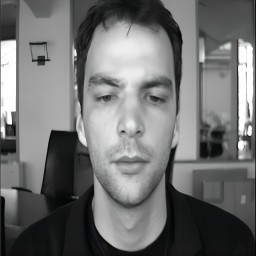
#> input picture Image Processing/charter 3/BioID_0000.jpg, 256 x 256 px
$ python test4-318.py
#> lines starting #> are read from the running program, lines starting #| are printed output that depends on the picture; after the words box and inside, x2 and y2 are one past the last pixel; in counts of white or black regions, pixels touching at a corner belong together
import cv2 as cv
import matplotlib.pyplot as plt

# 灰度增强变换

def liner_gray(a,b,img):
    for i in range(a):
        for j in range(b):
            r = int(img[i][j])
            if r in range(128):
                img[i][j] = 0
            else:
                img[i][j] = 255
    return img
def gray_plot(img, a, b):
    sta = [int(0)]*256
    for i in range(a):
        for j in range(b):
            temp = int(img[i][j])
            sta[temp] = sta[temp] + int(1)
    return sta

img = cv.imread('BioID_0000.jpg')
#> img is the input picture: shape (256, 256, 3); mean B, G, R 112.6, 112.8, 112.2
img = cv.cvtColor(img, cv.COLOR_BGR2GRAY)
#> img: shape (256, 256)
a = img.shape[0]
#> a = 256
b = img.shape[1]
#> b = 256
cv.imshow("before",img)
plt.bar(range(256), gray_plot(img, a, b))
#> after the loop in gray_plot, `for i in range(a):`: sta = 256 values, max 1766 at index 16, min 0 at index 0, mean 256
plt.show()
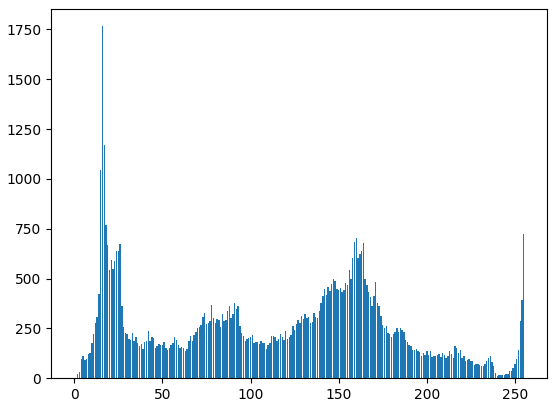
#> figure drawn by matplotlib, 1 panel; tallest bar 1766 high, from x = 15.6 to 16.4
img = liner_gray(a,b,img)
#> after the loop in liner_gray, `for i in range(a):`:
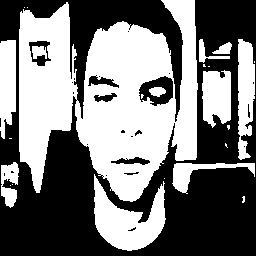
#> img: shape (256, 256); 47.8% white; 24 white regions (13 under 20 px), largest, box (x1, y1, x2, y2) and area: (19, 0, 198, 202) 22207, (94, 174, 166, 251) 2829, (238, 39, 255, 160) 1571
cv.imshow("after",img)
plt.bar(range(256), gray_plot(img, a, b))
plt.show()
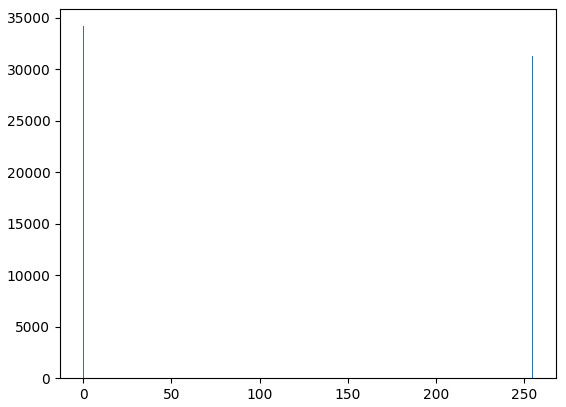
#> figure drawn by matplotlib, 1 panel; tallest bar 34195 high, from x = -0.4 to 0.4
